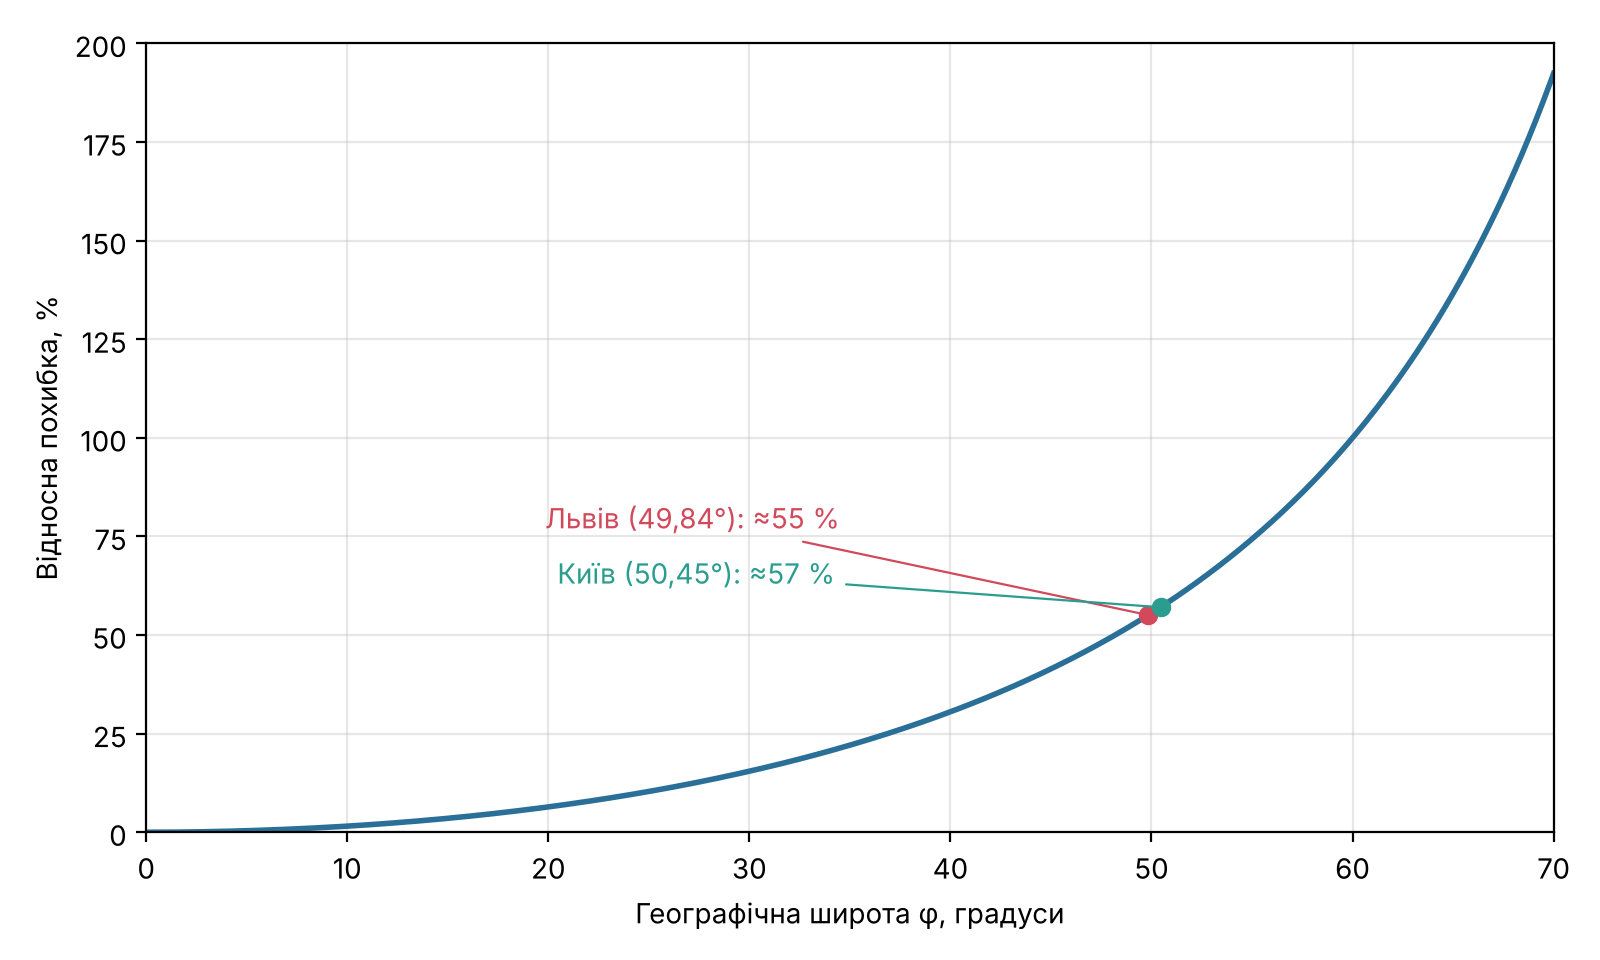

Source code (Python):
# Рисунок 1.2: відносна похибка евклідової формули в градусах вздовж паралелі залежно від широти.
import numpy as np
import matplotlib.pyplot as plt

phi = np.linspace(0, 70, 400)
err = (1 / np.cos(np.radians(phi)) - 1) * 100      # формула (1.4), у відсотках

fig, ax = plt.subplots(figsize=(8, 4.8))
ax.plot(phi, err, color="#2a6f97", lw=2)
for name, f, dy, c in (("Львів", 49.84, -22, "#d1495b"), ("Київ", 50.45, -34, "#2a9d8f")):
    e = (1 / np.cos(np.radians(f)) - 1) * 100
    ax.plot(f, e, "o", color=c)
    ax.annotate(f"{name} ({f:.2f}°): ≈{e:.0f} %".replace(".", ","), (f, e),
                xytext=(f - 30, e + 22 + (0 if name == "Львів" else -16)), color=c, fontsize=10,
                arrowprops=dict(arrowstyle="-", color=c, lw=0.8))
ax.set_xlim(0, 70)
ax.set_ylim(0, 200)
ax.set_xlabel("Географічна широта φ, градуси")
ax.set_ylabel("Відносна похибка, %")
ax.grid(alpha=0.3)
plt.tight_layout()
plt.savefig("rysunok_1_2.png", dpi=200)
print("Збережено rysunok_1_2.png")
